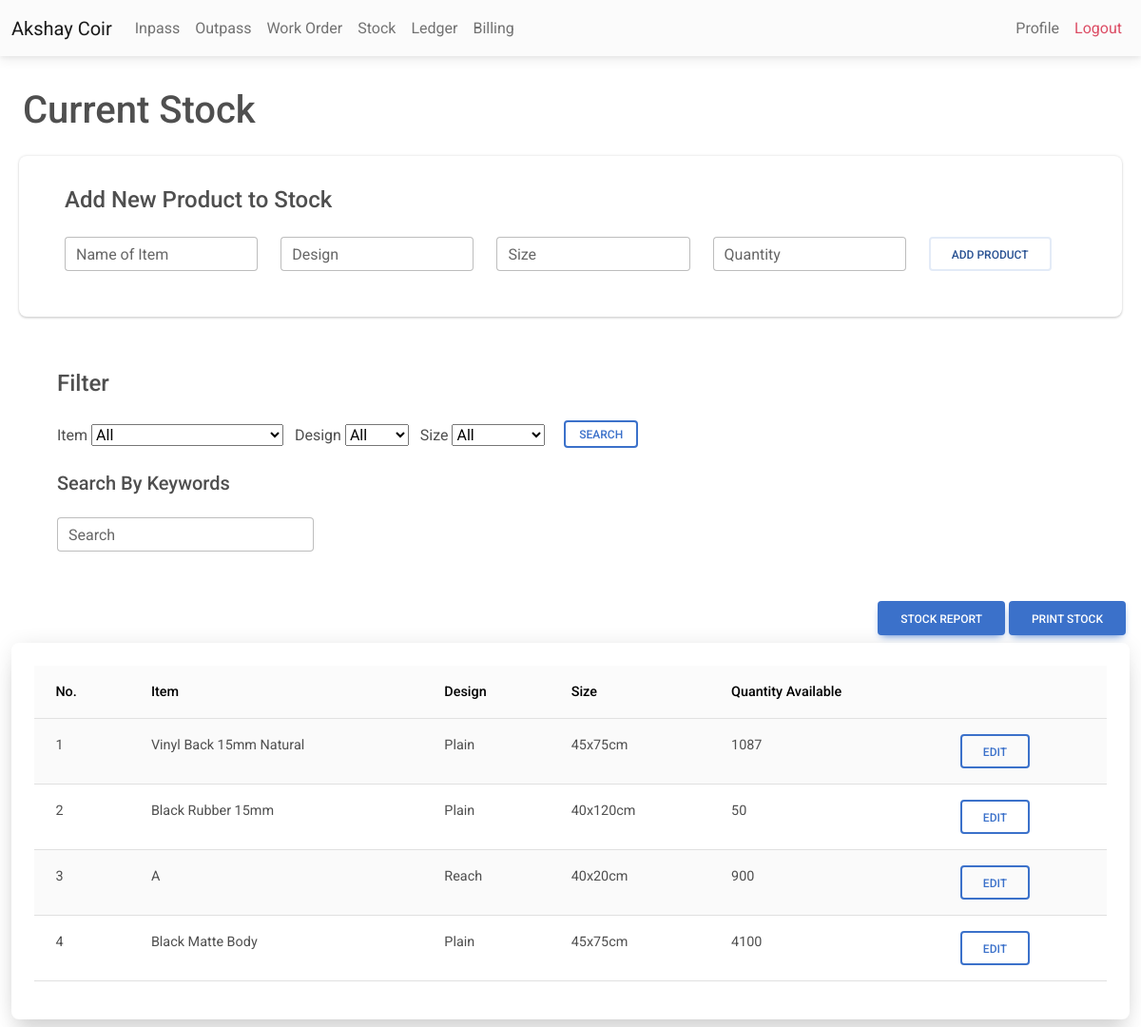
/stock.php (signed in), run on the app's committed database.
### tables this page shows
CREATE TABLE IF NOT EXISTS `profile` (
  `name` varchar(50) NOT NULL,
  `wo` varchar(25) NOT NULL,
  `gstin` varchar(50) NOT NULL,
  `phoneno` varchar(15) NOT NULL,
  `inpass_count` int NOT NULL DEFAULT '1',
  `outpass_count` int NOT NULL DEFAULT '1',
  `user_id` varchar(50) NOT NULL,
  `password` varchar(255) NOT NULL,
  PRIMARY KEY (`user_id`)
);

CREATE TABLE IF NOT EXISTS `stock` (
  `index` int NOT NULL AUTO_INCREMENT,
  `item` varchar(50) NOT NULL,
  `design` varchar(50) NOT NULL DEFAULT 'NULL',
  `size` varchar(25) NOT NULL,
  `qty` int NOT NULL,
  `default` int NOT NULL DEFAULT '1',
  `user_id` varchar(50) NOT NULL,
  PRIMARY KEY (`index`)
);

### checkuserlogin.php (called while the page is built, shortened)
<?php
include 'conn.php';
$user_check = $_SESSION['username'];
$ses_sql = mysqli_query($conn, "select user_id from profile where user_id='$user_check'");
$row = mysqli_fetch_array($ses_sql, MYSQLI_ASSOC);
$loggedin_session = $row['user_id'];
?>

### stock.php (the view, shortened to what this page needs)
<?php
include 'conn.php';
include 'nav.php';
?>
<?php
$sql = "SELECT * from stock WHERE user_id = '" . (string) $loggedin_session . "'";
$retval = mysqli_query($conn, $sql);
?>
<html>
<body>
    <br>
    <h1 class="mt-2 ms-4">Current Stock</h1>
    <div class="container-fluid">
        <div class="mt-4 m-2">
            <form method="post"
                class="bg-white rounded-5 shadow-2-strong ps-5 pb-5 pt-1  border-1 border-primary rounded pt-2 mb-2">
                <h4 class='mb-4 mt-4'>Add New Product to Stock</h4>
                <div class='row'>
                    <div class="col">
                        <div class="form-outline">
                            <input type="text" id='nameaddfield' class="form-control" required name="name_add">
                            <label for="nameaddfield" class='form-label'>Name of Item</label>
                        </div>
                    </div>
                    <div class="col">
                        <div class="form-outline">
                            <input type="text" id='designaddfield' class="form-control" required name="design_add">
                            <label for="designaddfield" class='form-label'>Design</label>
                        </div>
                    </div>
                    <div class="col">
                        <div class="form-outline">
                            <input type="text" id='sizeaddfield' class="form-control"  onkeydown="if(['Space'].includes(arguments[0].code)){return false;};" required name="size_add">
                            <label for="sizeaddfield" class='form-label'>Size</label>
                        </div>
                    </div>
                    <div class="col">
                        <div class="form-outline">
                            <input type="text" id='qtyaddfield' class="form-control" required name="qty_add">
                            <label for="qtyaddfield" class='form-label'>Quantity</label>
                        </div>
                    </div>
                    <div class="col">
                        <button name="add_stock" class="btn btn-outline-secondary text-nowrap"
                            data-mdb-ripple-color="dark">Add Product</button>
                    </div>
                </div>
            </form>
        </div>
        <div class="row justify-content" id='dontprint'>
            <div class="col">
                <form name="filter" class="bg-white rounded-5 shadow-0-strong p-5" method="post">
                    <h4 class='mb-4'>Filter</h4>
                    <div class="col justify-content">
                        <label>Item</label>
                        <select name='item'>
                            <option selected>All</option>
                        </select>
                        <label>Design</label>
                        <select name='design'>
                            <option selected>All</option>
                        </select>
                        <label>Size</label>
                        <select name='size'>
                            <option selected>All</option>
                        </select>
                        <input type="submit" class=" btn btn-outline-primary btn-sm" data-mdb-ripple-color="dark"
                            name="filter" value="Search"> <br> <br>
                    </div>
                    <h5 class='mb-4'>Search By Keywords</h5>
                    <div class='col justify-content w-25'>
                        <div class="input-group">
                            <div class="form-outline">
                                <input type="text" class="form-control" id="search" name="search"
                                    placeholder="eg. ABC001">
                                <label class="form-label" for="search">Search</label>
                            </div>
                        </div>
                    </div>
                </form>
            </div>
        </div>
        <div class='p-1 d-flex justify-content-end dontprintarea'>
            <button class="btn btn-primary stockreport" id='dontprintbtn2'>Stock
                Report</button> &nbsp;
            <button onclick="printTable()" id='dontprintbtn' class="btn btn-primary ">Print Stock</button>
        </div>
        <div class="container-fluid mt-1 mb-2 p-2 bg-white rounded-5 shadow-5-strong p-4" id='printbody'>
            <table class="table table-striped" id='myTable'>
                <thead class="table-light">
                    <th>
                        No.
                    </th>
                    <th>
                        Item
                    </th>
                    <th>
                        Design
                    </th>
                    <th>
                        Size
                    </th>
                    <th>
                        Quantity Available
                    </th>
                    <th>
                    </th>
                </thead>
                <tbody id='stockbody'>
                    <?php
                    $i = 1;
                    while ($row = mysqli_fetch_assoc($retval)) {
                        echo "
                <tr>
                <td>
                    $i
                </td>
                <td>
                " . ucwords($row['item']) . "
                </td>
                <td>
                " . ucwords($row['design']) . "
                </td>
                <td>
                    {$row['size']}
                </td>
                <td>
                    {$row['qty']}
                </td>
                <td style='display:none;'>
                {$row['index']}
                </td>
                <td>
                     <input type='button' data-mdb-toggle='modal' id='dontprintbtn3' data-mdb-target='#editPopup' class='edit-btn btn btn-outline-primary' value='Edit'>
                </td>
                </tr>";
                        $i = $i + 1;
                    }
                    ?>
                </tbody>
            </table>
        </div>
    </div>
</body>
</html>

### nav.php (shortened to what this page needs)
<?php
include 'checkuserlogin.php';
?>
<!DOCTYPE html>
<html>
<link rel="stylesheet" href="https://cdnjs.cloudflare.com/ajax/libs/font-awesome/6.0.0/css/all.min.css" />
<link rel="stylesheet" href="css/mdb.min.css" />
<?php
if(isset($loggedin_session)){
$userName = mysqli_fetch_assoc(mysqli_query($conn,"select name from profile where user_id = '".(string)$loggedin_session."'"))['name'];
}
?>
<body>
    <div id='dontprintnav'>
        <nav class="navbar navbar-expand-lg navbar-light bg-light">
            <div class="container-fluid">
                <a class="navbar-brand" href="profile.php"><?php echo $userName;?></a>
                <div class="collapse navbar-collapse" id="navbarNav">
                    <ul class="navbar-nav">
                        <li class="nav-item">
                            <a class="nav-link" href="inpass.php">Inpass</a>
                        </li>
                        <li class="nav-item">
                            <a class="nav-link" href="outpass.php">Outpass</a>
                        </li>
                        <li class="nav-item">
                            <a class="nav-link" href="workorder.php">Work Order</a>
                        </li>
                        <li class="nav-item">
                            <a class="nav-link" href="stock.php?f=0">Stock</a>
                        </li>
                        <li class="nav-item">
                            <a class="nav-link" href="ledger.php?f=0">Ledger</a>
                        </li>
                        <li class="nav-item">
                            <a class="nav-link" href="billing_workorder.php">Billing</a>
                        </li>
                    </ul>
                </div>
                <ul class="navbar-nav">
                    <div class="d-flex align-items-center">
                        <li class="nav-item">
                            <a class="nav-link" href="profile.php">Profile</a>
                        </li>
                        <li class="nav-item">
                            <a class="nav-link text-danger" href="logout.php">Logout</a>
                        </li>
                    </div>
                </ul>
            </div>
    </div>
</body>
</html>

### data on the page
profile: userName "Akshay Coir"
stock: item "Vinyl Back 15mm Natural", design "Plain", size "45x75cm", qty "1087"
stock: item "Black Rubber 15mm", design "Plain", size "40x120cm", qty "50"
stock: item "A", design "Reach", size "40x20cm", qty "900"
stock: item "Black Matte Body", design "Plain", size "45x75cm", qty "4100"
